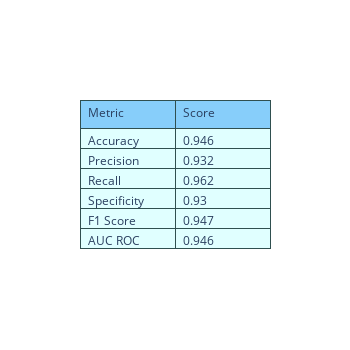

This figure's notebook cell:
### Markdown cell above
Model 5: XGBoost classifier algorithm on pysician-specified features after SMOTE oversampling and Tomek undersampling techniques

### Code cell
X = df_smote.drop(['365DaySurvival'], axis = 1)
y = df_smote['365DaySurvival']

smt = SMOTETomek(random_state=42)
X, y = smt.fit_resample(X, y)

model = XGBClassifier()
X_train, X_test, y_train, y_test = train_test_split(X, y, test_size=0.2, random_state=44)
model.fit(X_train, y_train)

y_pred = model.predict(X_test)
print(accuracy_score(y_test, y_pred))

metrics(y_test, y_pred)

### Figure 1 — Plotly figure (JSON) as saved in the notebook; plotly's stock layout.template omitted (floating-point values rounded to 4 significant figures)
{"data": [{"cells": {"align": "left", "fill": {"color": "lightcyan"}, "line": {"color": "darkslategray"}, "values": [["Accuracy", "Precision", "Recall", "Specificity", "F1 Score", "AUC ROC"], [0.946, 0.932, 0.962, 0.93, 0.947, 0.946]]}, "header": {"align": "left", "fill": {"color": "lightskyblue"}, "line": {"color": "darkslategray"}, "values": ["Metric", "Score"]}, "type": "table"}], "layout": {"height": 350, "width": 350}}
